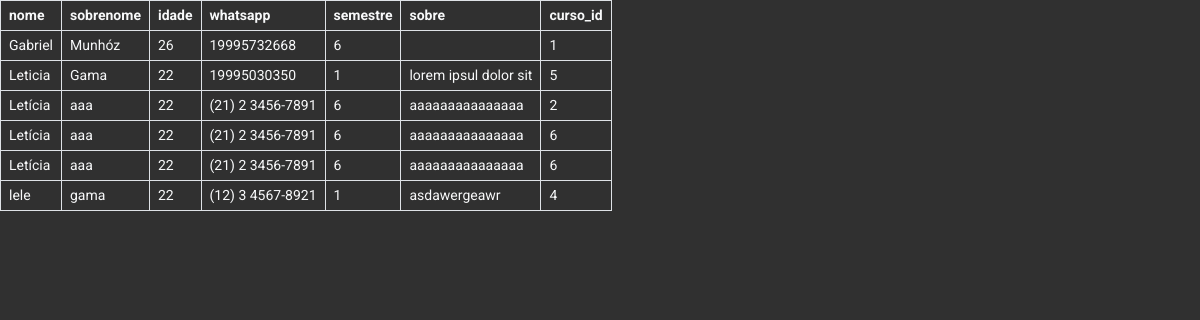
/admin, run on an earlier commit of the app's database.
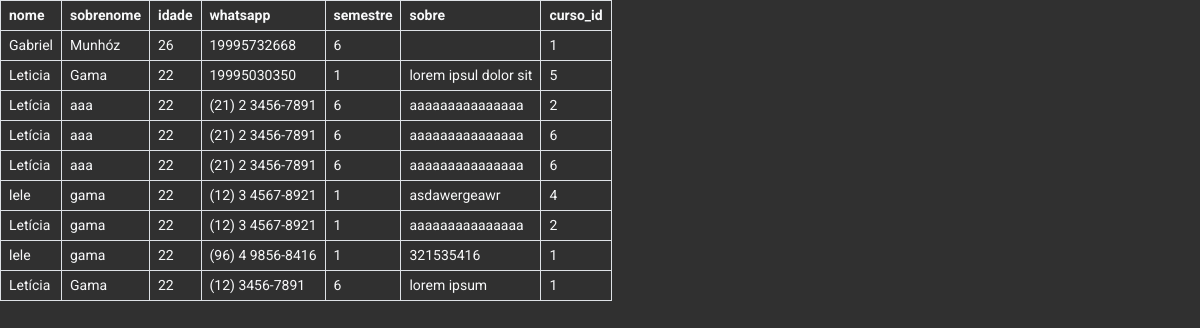
And on a later commit of the database.
### tables this page shows
CREATE TABLE aluno (
    id INTEGER PRIMARY KEY AUTOINCREMENT,
    created TIMESTAMP NOT NULL DEFAULT CURRENT_TIMESTAMP,
    nome TEXT NOT NULL,
    sobrenome TEXT NOT NULL,
    whatsapp VARCHAR(20) NOT NULL,
    semestre SMALLINT,
    idade INT NOT NULL,
    sobre TEXT,
    curso_id INTEGER NOT NULL,
    FOREIGN KEY (curso_id) REFERENCES curso(id)
);

### app.py (the view)
@app.route('/admin', methods=['GET', 'POST'])
def admin():
    conn = get_db_conn()
    alunos = conn.execute('SELECT * FROM aluno;').fetchall()
    return render_template('admin.html', alunos=alunos)

### app.py (called while the page is built)
def get_db_conn():
    conn = sqlite3.connect('database.db')
    conn.row_factory = sqlite3.Row
    return conn

### templates/admin.html (shortened to what this page needs)
{% extends 'base.html' %}
{% block content %}
    <table>
        <thead>
            <th class="p-1 px-2 border text-light">nome</th>
            <th class="p-1 px-2 border text-light">sobrenome</th>
            <th class="p-1 px-2 border text-light">idade</th>
            <th class="p-1 px-2 border text-light">whatsapp</th>
            <th class="p-1 px-2 border text-light">semestre</th>
            <th class="p-1 px-2 border text-light">sobre</th>
            <th class="p-1 px-2 border text-light">curso_id</th>
        </thead>
        <tbody>
            {% for aluno in alunos %}
                <tr>
                    <td class="p-1 px-2 border text-light">{{ aluno.nome }}</td>
                    <td class="p-1 px-2 border text-light">{{ aluno.sobrenome }}</td>
                    <td class="p-1 px-2 border text-light">{{ aluno.idade }}</td>
                    <td class="p-1 px-2 border text-light">{{ aluno.whatsapp }}</td>
                    <td class="p-1 px-2 border text-light">{{ aluno.semestre }}</td>
                    <td class="p-1 px-2 border text-light">{{ aluno.sobre }}</td>
                    <td class="p-1 px-2 border text-light">{{ aluno.curso_id }}</td>
                </tr>
            {% endfor %}
        </tbody>
    </table>
{% endblock %}

### templates/base.html (shortened to what this page needs)
<!DOCTYPE html>
<html lang="pt-br">
<head>
    <link href="https://cdn.jsdelivr.net/npm/bootstrap@5.3.3/dist/css/bootstrap.min.css" rel="stylesheet">
    <link rel="stylesheet" href="https://cdn.jsdelivr.net/npm/bootstrap-icons@1.11.3/font/bootstrap-icons.min.css">
    <link rel="stylesheet" href="{{ url_for('static', filename='css/style.css') }}">
</head>
<body>
    {% block content %} {% endblock %}
</body>
</html>

### static/css/style.css (style rules this page uses)
:root { --st: #8719C4; --nd: #641290; --rd: #4d116d; --bg-light: #b75ae9; --bs-body-font-size: 14px; }
* { font-family: "Roboto", serif; }
body { margin: 0; background-color: #303030; }

What changed in the data, as far as the page shows it:
added aluno: nome "Letícia", sobrenome "gama", idade "22", whatsapp "(12) 3 4567-8921", semestre "1", sobre "aaaaaaaaaaaaaaa", curso_id "2"
added aluno: nome "lele", sobrenome "gama", idade "22", whatsapp "(96) 4 9856-8416", semestre "1", sobre "321535416", curso_id "1"
added aluno: nome "Letícia", sobrenome "Gama", idade "22", whatsapp "(12) 3456-7891", semestre "6", sobre "lorem ipsum", curso_id "1"
